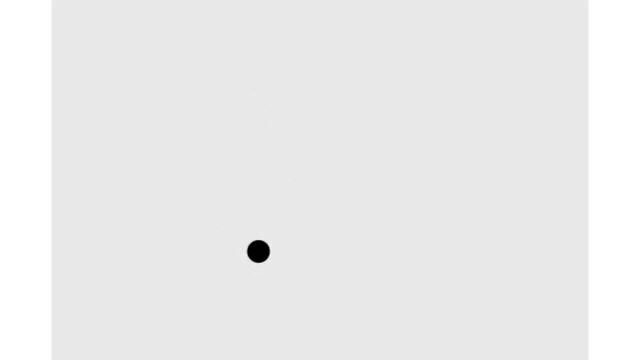
#> input picture frame 280 of video/video_randomball.avi, 640 x 360 px
$ python kalman_2-D.py
#> lines starting #> are read from the running program, lines starting #| are printed output that depends on the picture; after the words box and inside, x2 and y2 are one past the last pixel; in counts of white or black regions, pixels touching at a corner belong together
import cv2
import numpy as np
def detect(frame,debugMode):
    # Convert frame from BGR to GRAY
    gray = cv2.cvtColor(frame, cv2.COLOR_BGR2GRAY)

    if (debugMode):
        cv2.imshow('gray', gray)

    # Edge detection using Canny function
    img_edges = cv2.Canny(gray,  50, 190, 3)
    if (debugMode):
        cv2.imshow('img_edges', img_edges)

    # Convert to black and white image
    ret, img_thresh = cv2.threshold(img_edges, 254, 255,cv2.THRESH_BINARY)
    if (debugMode):
        cv2.imshow('img_thresh', img_thresh)

    # Find contours
    contours, _ = cv2.findContours(img_thresh, cv2.RETR_EXTERNAL, cv2.CHAIN_APPROX_SIMPLE)

    # Set the accepted minimum & maximum radius of a detected objecht
    min_radius_thresh= 3
    max_radius_thresh= 30

    centers=[]
    for c in contours:
        # ref: https://docs.opencv.org/trunk/dd/d49/tutorial_py_contour_features.html
        (x, y), radius = cv2.minEnclosingCircle(c)
        radius = int(radius)

        #Take only the valid circle(s)
        if (radius > min_radius_thresh) and (radius < max_radius_thresh):
            centers.append(np.array([[x], [y]]))
    cv2.imshow('contours', img_thresh)
    return centers
class KalmanFilter(object):
    def __init__(self, dt, u_x,u_y, std_acc, x_std_meas, y_std_meas):
        """
        :param dt: sampling time (time for 1 cycle)
        :param u_x: acceleration in x-direction
        :param u_y: acceleration in y-direction
        :param std_acc: process noise magnitude
        :param x_std_meas: standard deviation of the measurement in x-direction
        :param y_std_meas: standard deviation of the measurement in y-direction
        """

        # Define sampling time
        self.dt = dt

        # Define the  control input variables
        self.u = np.matrix([[u_x],[u_y]])

        # Intial State
        self.x = np.matrix([[0], [0], [0], [0]])

        # Define the State Transition Matrix A
        self.A = np.matrix([[1, 0, self.dt, 0],
                            [0, 1, 0, self.dt],
                            [0, 0, 1, 0],
                            [0, 0, 0, 1]])

        # Define the Control Input Matrix B
        self.B = np.matrix([[(self.dt**2)/2, 0],
                            [0,(self.dt**2)/2],
                            [self.dt,0],
                            [0,self.dt]])

        # Define Measurement Mapping Matrix
        self.H = np.matrix([[1, 0, 0, 0],
                            [0, 1, 0, 0]])

        #Initial Process Noise Covariance
        self.Q = np.matrix([[(self.dt**4)/4, 0, (self.dt**3)/2, 0],
                            [0, (self.dt**4)/4, 0, (self.dt**3)/2],
                            [(self.dt**3)/2, 0, self.dt**2, 0],
                            [0, (self.dt**3)/2, 0, self.dt**2]]) * std_acc**2

        #Initial Measurement Noise Covariance
        self.R = np.matrix([[x_std_meas**2,0],
                           [0, y_std_meas**2]])

        #Initial Covariance Matrix
        self.P = np.eye(self.A.shape[1])

    def predict(self):
        # Refer to :Eq.(9) and Eq.(10)  in https://machinelearningspace.com/object-tracking-simple-implementation-of-kalman-filter-in-python/?preview_id=1364&preview_nonce=52f6f1262e&preview=true&_thumbnail_id=1795

        # Update time state
        #x_k =Ax_(k-1) + Bu_(k-1)     Eq.(9)
        self.x = np.dot(self.A, self.x) + np.dot(self.B, self.u)

        # Calculate error covariance
        # P= A*P*A' + Q               Eq.(10)
        self.P = np.dot(np.dot(self.A, self.P), self.A.T) + self.Q
        return self.x[0:2]

    def update(self, z):

        # Refer to :Eq.(11), Eq.(12) and Eq.(13)  in https://machinelearningspace.com/object-tracking-simple-implementation-of-kalman-filter-in-python/?preview_id=1364&preview_nonce=52f6f1262e&preview=true&_thumbnail_id=1795
        # S = H*P*H'+R
        S = np.dot(self.H, np.dot(self.P, self.H.T)) + self.R

        # Calculate the Kalman Gain
        # K = P * H'* inv(H*P*H'+R)
        K = np.dot(np.dot(self.P, self.H.T), np.linalg.inv(S))  #Eq.(11)

        self.x = np.round(self.x + np.dot(K, (z - np.dot(self.H, self.x))))   #Eq.(12)

        I = np.eye(self.H.shape[1])

        # Update error covariance matrix
        self.P = (I - (K * self.H)) * self.P   #Eq.(13)
        return self.x[0:2]
def main():

    # Create opencv video capture object
    VideoCap = cv2.VideoCapture('C:/Users/anura/Downloads/video_randomball.avi')

    #Variable used to control the speed of reading the video
    ControlSpeedVar = 100  #Lowest: 1 - Highest:100

    HiSpeed = 100

    #Create KalmanFilter object KF
    #KalmanFilter(dt, u_x, u_y, std_acc, x_std_meas, y_std_meas)

    KF = KalmanFilter(0.1, 1, 1, 1, 0.1,0.1)

    debugMode=1

    while(True):
        # Read frame
        ret, frame = VideoCap.read()
#> frame is the input picture: shape (360, 640, 3); min 0, max 255, mean 235.3

        # Detect object
        centers = detect(frame,debugMode)
#> in detect, `img_edges = cv2.Canny(gray,  50, 190, 3)`:
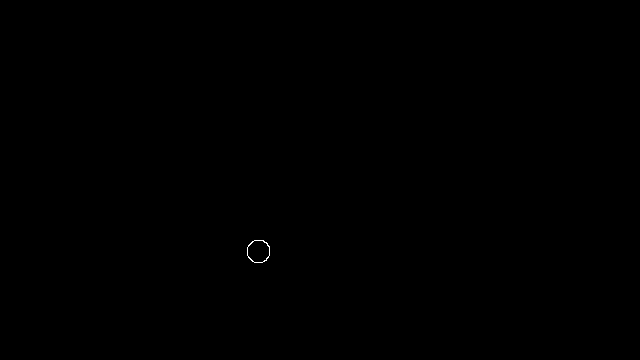
#> img_edges: shape (360, 640); 0.04% white in thin lines or dots, all inside (x1, y1, x2, y2) = (247, 240, 270, 263)
#> in detect, `contours, _ = cv2.findContours(img_thresh, cv2.RETR_EXTERNAL, cv2.CHAI..`: contours = 1 contour; box (x1, y1, x2, y2) and area: (247, 240, 270, 263) 408
#> the loop in detect, `for c in contours:` made 1 pass
#> (x, y, radius) on pass 1: (258.2, 250.9, 11)
#> after the loop in detect, `for c in contours:`: centers = [[258.2, 250.9]]
#> centers = [[258.2, 250.9]]

        # If centroids are detected then track them
        if (len(centers) > 0):

            # Draw the detected circle
            cv2.circle(frame, (int(centers[0][0]), int(centers[0][1])), 10, (0, 191, 255), 2)

            # Predict
            (x, y) = KF.predict()
#> in predict, `self.x = np.dot(self.A, self.x) + np.dot(self.B, self.u)`: self.x = [[0.005], [0.005], [0.1], [0.1]]
#> in predict, `self.P = np.dot(np.dot(self.A, self.P), self.A.T) + self.Q`: self.P = [[1.01, 0, 0.101, 0], [0, 1.01, 0, 0.101], [0.101, 0, 1.01, 0], [0, 0.101, 0, 1.01]]
#> x = [[0.005]]; y = [[0.005]]
            # Draw a rectangle as the predicted object position
            cv2.rectangle(frame, (int(x) - 15, int(y) - 15), (int(x) + 15, int(y) + 15), (255, 0, 0), 2)
#> frame: shape (360, 640, 3); mean B, G, R 235.3, 235.3, 235.4

            # Update
            (x1, y1) = KF.update(centers[0])
#> in update, `S = np.dot(self.H, np.dot(self.P, self.H.T)) + self.R`: S = [[1.02, 0], [0, 1.02]]
#> in update, `K = np.dot(np.dot(self.P, self.H.T), np.linalg.inv(S))`: K = [[0.99, 0], [0, 0.99], [0.0985, 0], [0, 0.0985]]
#> in update, `self.x = np.round(self.x + np.dot(K, (z - np.dot(self.H, self.x))))`: self.x = [[256], [248], [26], [25]]
#> in update, `I = np.eye(self.H.shape[1])`: I = [[1, 0, 0, 0], [0, 1, 0, 0], [0, 0, 1, 0], [0, 0, 0, 1]]
#> in update, `self.P = (I - (K * self.H)) * self.P`: self.P = [[0.0099, 0, 0.000985, 0], [0, 0.0099, 0, 0.000985], [0.000985, 0, 1, 0], [0, 0.000985, 0, 1]]
#> x1 = [[256]]; y1 = [[248]]

            # Draw a rectangle as the estimated object position
            cv2.rectangle(frame, (int(x1) - 15, int(y1) - 15), (int(x1) + 15, int(y1) + 15), (0, 0, 255), 2)

            cv2.putText(frame, "Estimated Position", (int(x1) + 15, int(y1) + 10), 0, 0.5, (0, 0, 255), 2)
            cv2.putText(frame, "Predicted Position", (int(x) + 15, int(y)), 0, 0.5, (255, 0, 0), 2)
            cv2.putText(frame, "Measured Position", (int(centers[0][0]) + 15, int(centers[0][1]) - 15), 0, 0.5, (0,191,255), 2)
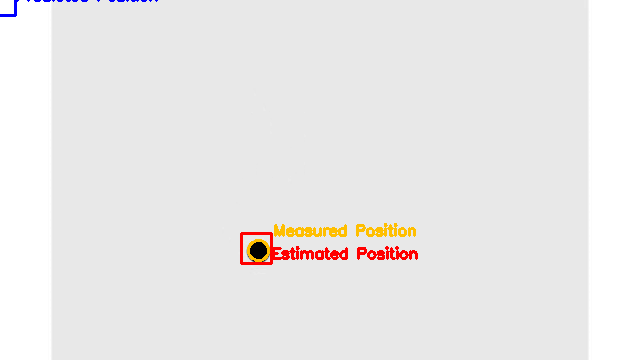
#> frame: shape (360, 640, 3); mean B, G, R 232.9, 233.6, 235.5

        cv2.imshow('image', frame)

        if cv2.waitKey(2) & 0xFF == ord('q'):
#> (key q is pressed here)
            VideoCap.release()
            cv2.destroyAllWindows()
            break

        cv2.waitKey(HiSpeed-ControlSpeedVar+1)


if __name__ == "__main__":
    # execute main
    main()

$ run again, starting later in the video
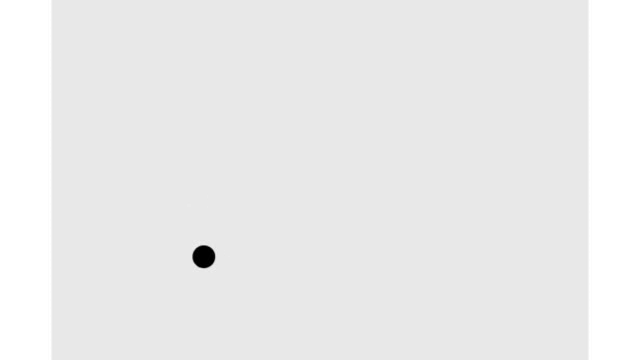
#> input picture frame 1262 of video/video_randomball.avi, 640 x 360 px
#> in main, frame is the input picture: shape (360, 640, 3); min 0, max 255, mean 235.3
#> img_edges: shape (360, 640); 0.04% white in thin lines or dots, all inside (x1, y1, x2, y2) = (192, 245, 216, 269)
#> contours = 1 contour; box (x1, y1, x2, y2) and area: (192, 245, 216, 269) 413
#> the loop in detect, `for c in contours:` made 1 pass
#> (x, y, radius) on pass 1: (203.5, 256.3, 11)
#> after the loop in detect, `for c in contours:`: centers = [[203.5, 256.3]]
#> in predict, `self.x = np.dot(self.A, self.x) + np.dot(self.B, self.u)`: self.x = [[0.005], [0.005], [0.1], [0.1]]
#> in predict, `self.P = np.dot(np.dot(self.A, self.P), self.A.T) + self.Q`: self.P = [[1.01, 0, 0.101, 0], [0, 1.01, 0, 0.101], [0.101, 0, 1.01, 0], [0, 0.101, 0, 1.01]]
#> in main, `(x, y) = KF.predict()`: x = [[0.005]]
#> S = [[1.02, 0], [0, 1.02]]
#> K = [[0.99, 0], [0, 0.99], [0.0985, 0], [0, 0.0985]]
#> in update, `self.x = np.round(self.x + np.dot(K, (z - np.dot(self.H, self.x))))`: self.x = [[201], [254], [20], [25]]
#> I = [[1, 0, 0, 0], [0, 1, 0, 0], [0, 0, 1, 0], [0, 0, 0, 1]]
#> in update, `self.P = (I - (K * self.H)) * self.P`: self.P = [[0.0099, 0, 0.000985, 0], [0, 0.0099, 0, 0.000985], [0.000985, 0, 1, 0], [0, 0.000985, 0, 1]]
#> x1 = [[201]]; y1 = [[254]]
#> in main, `cv2.putText(frame, "Measured Position", (int(centers[0][0]) + 15, int(..`:
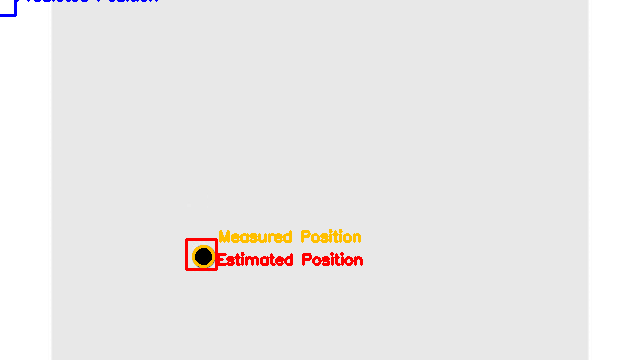
#> frame: shape (360, 640, 3); mean B, G, R 232.9, 233.6, 235.5

$ run again, starting later in the video
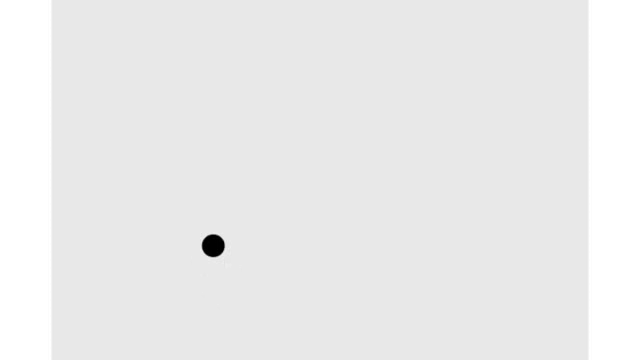
#> input picture frame 2244 of video/video_randomball.avi, 640 x 360 px
#> in main, frame is the input picture: shape (360, 640, 3); min 0, max 255, mean 235.3
#> img_edges: shape (360, 640); 0.04% white in thin lines or dots, all inside (x1, y1, x2, y2) = (202, 234, 225, 258)
#> contours = 1 contour; box (x1, y1, x2, y2) and area: (202, 234, 225, 258) 413
#> the loop in detect, `for c in contours:` made 1 pass
#> (x, y, radius) on pass 1: (212.8, 245.3, 12)
#> after the loop in detect, `for c in contours:`: centers = [[212.8, 245.3]]
#> in predict, `self.x = np.dot(self.A, self.x) + np.dot(self.B, self.u)`: self.x = [[0.005], [0.005], [0.1], [0.1]]
#> in predict, `self.P = np.dot(np.dot(self.A, self.P), self.A.T) + self.Q`: self.P = [[1.01, 0, 0.101, 0], [0, 1.01, 0, 0.101], [0.101, 0, 1.01, 0], [0, 0.101, 0, 1.01]]
#> in main, `(x, y) = KF.predict()`: x = [[0.005]]
#> S = [[1.02, 0], [0, 1.02]]
#> K = [[0.99, 0], [0, 0.99], [0.0985, 0], [0, 0.0985]]
#> in update, `self.x = np.round(self.x + np.dot(K, (z - np.dot(self.H, self.x))))`: self.x = [[211], [243], [21], [24]]
#> I = [[1, 0, 0, 0], [0, 1, 0, 0], [0, 0, 1, 0], [0, 0, 0, 1]]
#> in update, `self.P = (I - (K * self.H)) * self.P`: self.P = [[0.0099, 0, 0.000985, 0], [0, 0.0099, 0, 0.000985], [0.000985, 0, 1, 0], [0, 0.000985, 0, 1]]
#> x1 = [[211]]; y1 = [[243]]
#> in main, `cv2.putText(frame, "Measured Position", (int(centers[0][0]) + 15, int(..`:
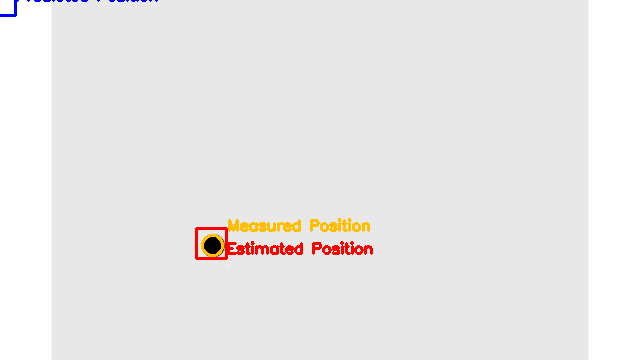
#> frame: shape (360, 640, 3); mean B, G, R 232.9, 233.6, 235.5
